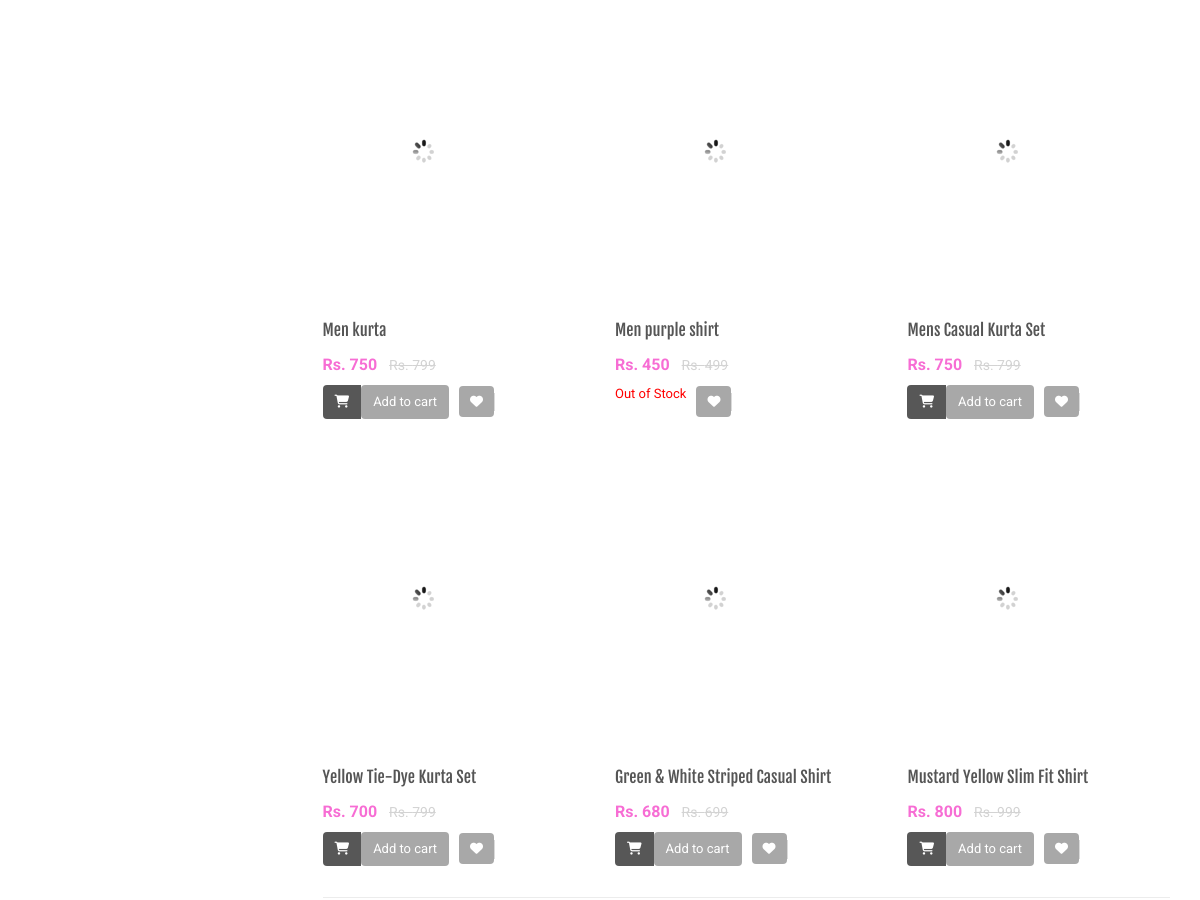
The page /shopping/sub-category.php?scid=28 (middle part) on the database as committed earlier.
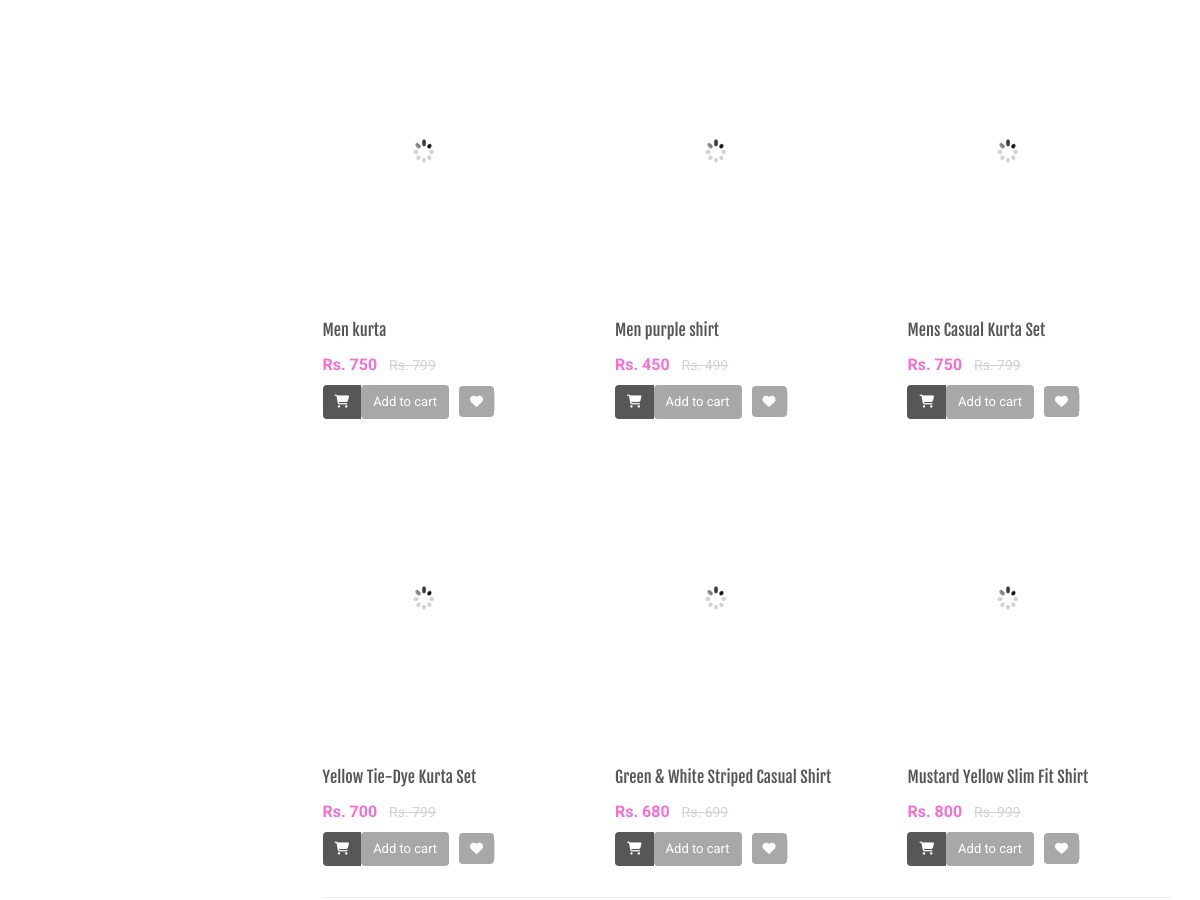
The same page on the database as committed later.
### tables this page shows
CREATE TABLE `products` (
  `id` int(11) NOT NULL,
  `category` int(11) NOT NULL,
  `subCategory` int(11) DEFAULT NULL,
  `productName` varchar(255) DEFAULT NULL,
  `productCompany` varchar(255) DEFAULT NULL,
  `productPrice` int(11) DEFAULT NULL,
  `productPriceBeforeDiscount` int(11) DEFAULT NULL,
  `productDescription` longtext DEFAULT NULL,
  `productImage1` varchar(255) DEFAULT NULL,
  `productImage2` varchar(255) DEFAULT NULL,
  `productImage3` varchar(255) DEFAULT NULL,
  `shippingCharge` int(11) DEFAULT NULL,
  `productAvailability` varchar(255) DEFAULT NULL,
  `postingDate` timestamp NULL DEFAULT current_timestamp(),
  `updationDate` varchar(255) DEFAULT NULL,
  `stock_quantity` int(11) NOT NULL DEFAULT 0
);

### shopping/sub-category.php (the view, shortened to what this page needs)
<?php
include('includes/config.php');
$cid=intval($_GET['scid']);
?>
<!DOCTYPE html>
<html lang="en">
	<head>
	    <link rel="stylesheet" href="assets/css/bootstrap.min.css">
	    <link rel="stylesheet" href="assets/css/main.css">
	    <link rel="stylesheet" href="assets/css/red.css">
	    <link rel="stylesheet" href="assets/css/owl.carousel.css">
		<link rel="stylesheet" href="assets/css/owl.transitions.css">
		<link href="assets/css/lightbox.css" rel="stylesheet">
		<link rel="stylesheet" href="assets/css/animate.min.css">
		<link rel="stylesheet" href="assets/css/rateit.css">
		<link rel="stylesheet" href="assets/css/bootstrap-select.min.css">
		<link rel="stylesheet" href="assets/css/config.css">
		<link href="assets/css/green.css" rel="alternate stylesheet" title="Green color">
		<link href="assets/css/blue.css" rel="alternate stylesheet" title="Blue color">
		<link href="assets/css/red.css" rel="alternate stylesheet" title="Red color">
		<link href="assets/css/orange.css" rel="alternate stylesheet" title="Orange color">
		<link href="assets/css/dark-green.css" rel="alternate stylesheet" title="Darkgreen color">
		<link rel="stylesheet" href="assets/css/font-awesome.min.css">
	</head>
    <body class="cnt-home">
<?php include('includes/main-header.php');?>
<div class="body-content outer-top-xs">
	<div class='container'>
		<div class='row outer-bottom-sm'>
			<div class='col-md-9'>
				<div class="search-result-container">
					<div id="myTabContent" class="tab-content">
						<div class="tab-pane active " id="grid-container">
							<div class="category-product  inner-top-vs">
								<div class="row">
			<?php
$ret=mysqli_query($con,"select * from products where subCategory='$cid'");
$num=mysqli_num_rows($ret);
if($num>0)
{
while ($row=mysqli_fetch_array($ret))
{?>
		<div class="col-sm-6 col-md-4 wow fadeInUp">
			<div class="products">
	<div class="product">
		<div class="product-image">
			<div class="image">
				<a href="product-details.php?pid=<?php echo htmlentities($row['id']);?>"><img  src="assets/images/blank.gif" data-echo="admin/productimages/<?php echo htmlentities($row['id']);?>/<?php echo htmlentities($row['productImage1']);?>" alt="" width="200" height="300"></a>
			</div>
		</div>
		<div class="product-info text-left">
			<h3 class="name"><a href="product-details.php?pid=<?php echo htmlentities($row['id']);?>"><?php echo htmlentities($row['productName']);?></a></h3>
			<div class="product-price">
				<span class="price">
					Rs. <?php echo htmlentities($row['productPrice']);?>			</span>
										     <span class="price-before-discount">Rs. <?php echo htmlentities($row['productPriceBeforeDiscount']);?></span>
			</div>
		</div>
					<div class="cart clearfix animate-effect">
				<div class="action">
					<ul class="list-unstyled">
						<li class="add-cart-button btn-group">
						<?php if($row['productAvailability']=='In Stock'){?>
										<button class="btn btn-primary icon" data-toggle="dropdown" type="button">
								<i class="fa fa-shopping-cart"></i>
							</button>
							<a href="category.php?page=product&action=add&id=<?php echo $row['id']; ?>">
							<button class="btn btn-primary" type="button">Add to cart</button></a>
								<?php } else {?>
							<div class="action" style="color:red">Out of Stock</div>
					<?php } ?>
						</li>
		                <li class="lnk wishlist">
							<a class="add-to-cart" href="category.php?pid=<?php echo htmlentities($row['id'])?>&&action=wishlist" title="Wishlist">
								 <i class="icon fa fa-heart"></i>
							</a>
						</li>
					</ul>
				</div>
			</div>
			</div>
			</div>
		</div>
	  <?php } } else {?>
		<div class="col-sm-6 col-md-4 wow fadeInUp"> <h3>No Product Found</h3>
		</div>
<?php } ?>
										</div>
							</div>
						</div>
				</div>
			</div>
		</div></div>
</div>
</div>
</body>
</html>

Rows that differ between the two databases and show on the page:
changed products "Men purple shirt": productAvailability "Out of Stock" → "Add to cart"
